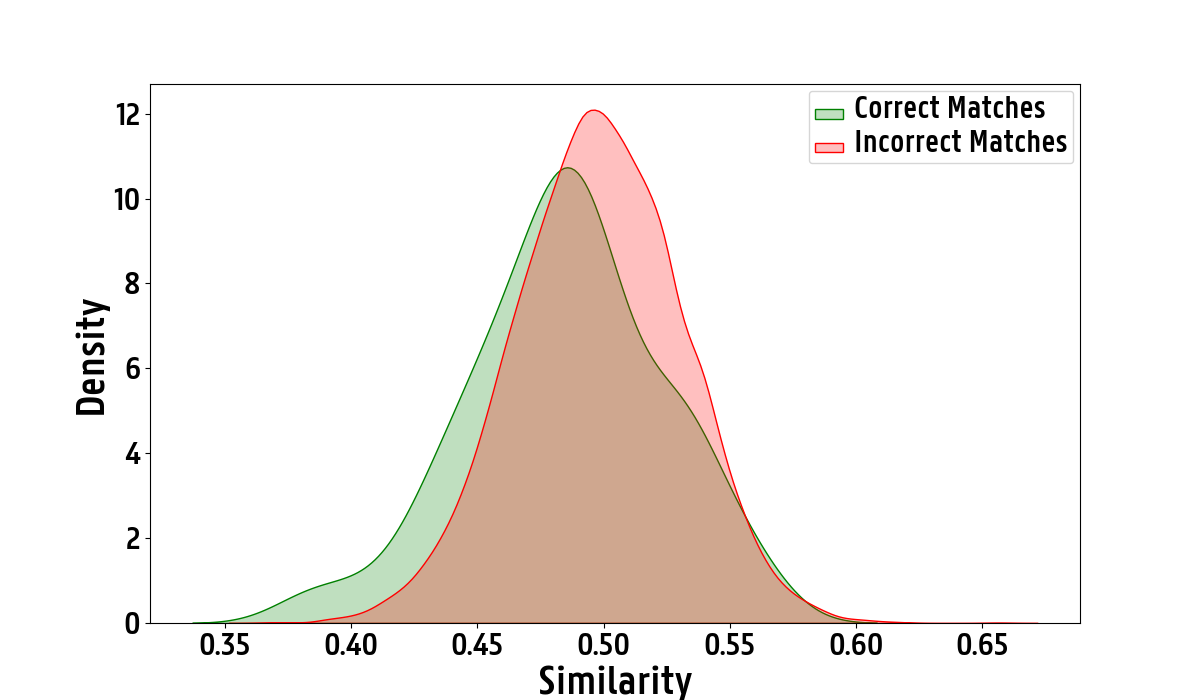

Reproduce this figure in Python.
import os
import numpy as np
import json
from PIL import Image
import seaborn as sns
import matplotlib.pyplot as plt
from perception.hashers import PHash
import matplotlib.font_manager as fm

# Load custom font
custom_font = fm.FontProperties(fname='UGentPannoText-SemiBold-1.ttf')

# Define paths
json_path = "assets\databases\ImSim\Phash_256/0.json"
image_folder = "D:/thesisdata/SimIm/1"

# Define a function to calculate similarity using PDQHash
def calculate_similarity_in_batches(new_hash, stored_hashes):
    distances = []
    hasher = PHash(hash_size=16)
    for stored_hash in stored_hashes:
        distances.append(hasher.compute_distance(new_hash, stored_hash))
    return np.array(distances)

# Load the database of stored hashes
with open(json_path, 'r') as f:
    database = json.load(f)

# Lists to store similarities
correct_matches = []
incorrect_matches = []

# Iterate over each image in the folder
for filename in os.listdir(image_folder):
    if filename.endswith(".jpg"):
        image_path = os.path.join(image_folder, filename)
        
        # Load and process the new image
        image = Image.open(image_path).convert('RGB')
        hasher = PHash(hash_size=16)
        new_hash = hasher.compute(image)
        
        # Calculate similarity
        similarities = calculate_similarity_in_batches(new_hash, database)
        
        image_name = os.path.splitext(filename)[0] 
        for i, similarity in enumerate(similarities):
            if i == int(image_name):
                correct_matches.append(similarity)
            else:
                incorrect_matches.append(similarity)

print(len(correct_matches))
print(len(incorrect_matches))

# Ensure the lists are flat (1D)
correct_matches = np.array(correct_matches).flatten()
incorrect_matches = np.array(incorrect_matches).flatten()

# Plot the similarity distributions as KDE plots
plt.figure(figsize=(12, 7))

# Plot for correct and incorrect matches on the same plot
sns.kdeplot(correct_matches, color='green', fill=True, label='Correct Matches', common_norm=False, clip=(0, 1))
sns.kdeplot(incorrect_matches, color='red', fill=True, label='Incorrect Matches', common_norm=False, clip=(0, 1))
# plt.title('Similarity Distribution for Correct and Incorrect Matches', fontsize=32, fontproperties=custom_font)
plt.xlabel('Similarity', fontsize=32, fontproperties=custom_font)
plt.ylabel('Density', fontsize=32, fontproperties=custom_font)

# Adjust the legend to avoid overlapping the graph lines
legend = plt.legend(loc='upper right', bbox_to_anchor=(1, 1))
for text in legend.get_texts(): 
    text.set_fontproperties(custom_font)
    text.set_fontsize(24)

# Change the font and size of axis numbers
plt.xticks(fontsize=40, fontproperties=custom_font)
plt.yticks(fontsize=40, fontproperties=custom_font)
plt.tick_params(axis='both', which='major', labelsize=24)

# Save plot
plt.savefig('SimImPHash.png')